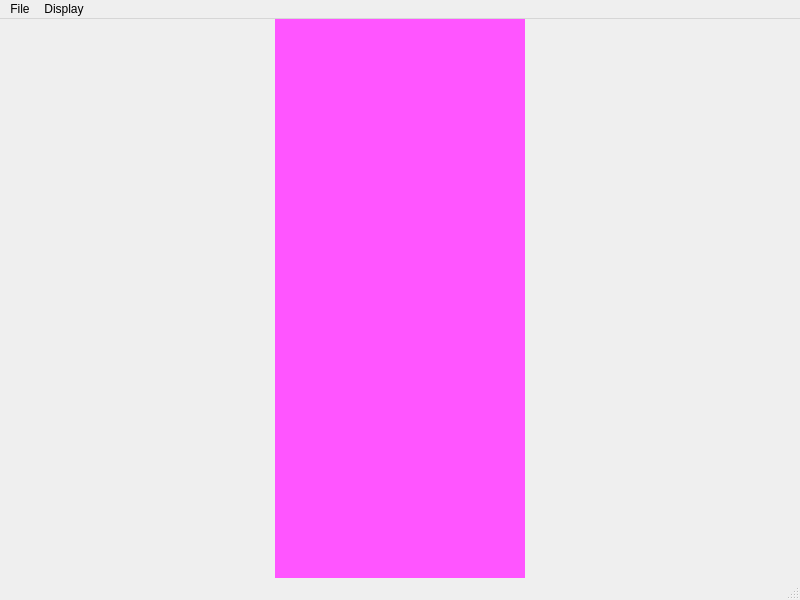
<?xml version="1.0" encoding="UTF-8"?>
<ui version="4.0">
 <class>MainWindow</class>
 <widget class="QMainWindow" name="MainWindow">
  <property name="geometry">
   <rect>
    <x>0</x>
    <y>0</y>
    <width>800</width>
    <height>600</height>
   </rect>
  </property>
  <property name="windowTitle">
   <string>MainWindow</string>
  </property>
  <widget class="QWidget" name="centralwidget">
   <layout class="QHBoxLayout" name="horizontalLayout">
    <property name="spacing">
     <number>0</number>
    </property>
    <property name="leftMargin">
     <number>0</number>
    </property>
    <property name="topMargin">
     <number>0</number>
    </property>
    <property name="rightMargin">
     <number>0</number>
    </property>
    <property name="bottomMargin">
     <number>0</number>
    </property>
    <item>
     <widget class="QWidget" name="ctrlpanel" native="true">
      <property name="sizePolicy">
       <sizepolicy hsizetype="Fixed" vsizetype="Preferred">
        <horstretch>0</horstretch>
        <verstretch>0</verstretch>
       </sizepolicy>
      </property>
      <property name="minimumSize">
       <size>
        <width>250</width>
        <height>0</height>
       </size>
      </property>
      <property name="styleSheet">
       <string notr="true">background-color: rgb(255, 85, 255);</string>
      </property>
     </widget>
    </item>
   </layout>
  </widget>
  <widget class="QMenuBar" name="menubar">
   <property name="geometry">
    <rect>
     <x>0</x>
     <y>0</y>
     <width>800</width>
     <height>21</height>
    </rect>
   </property>
   <widget class="QMenu" name="menuFile">
    <property name="title">
     <string>File</string>
    </property>
    <addaction name="actionLoad_Mesh_Data"/>
   </widget>
   <widget class="QMenu" name="menuDisplay">
    <property name="title">
     <string>Display</string>
    </property>
    <addaction name="actionDisplay_Mode"/>
   </widget>
   <addaction name="menuFile"/>
   <addaction name="menuDisplay"/>
  </widget>
  <widget class="QStatusBar" name="statusbar"/>
  <action name="actionLoad_Mesh_Data">
   <property name="text">
    <string>Load Mesh Data</string>
   </property>
  </action>
  <action name="actionDisplay_Mode">
   <property name="text">
    <string>Display Mode</string>
   </property>
  </action>
 </widget>
 <resources/>
 <connections/>
</ui>
